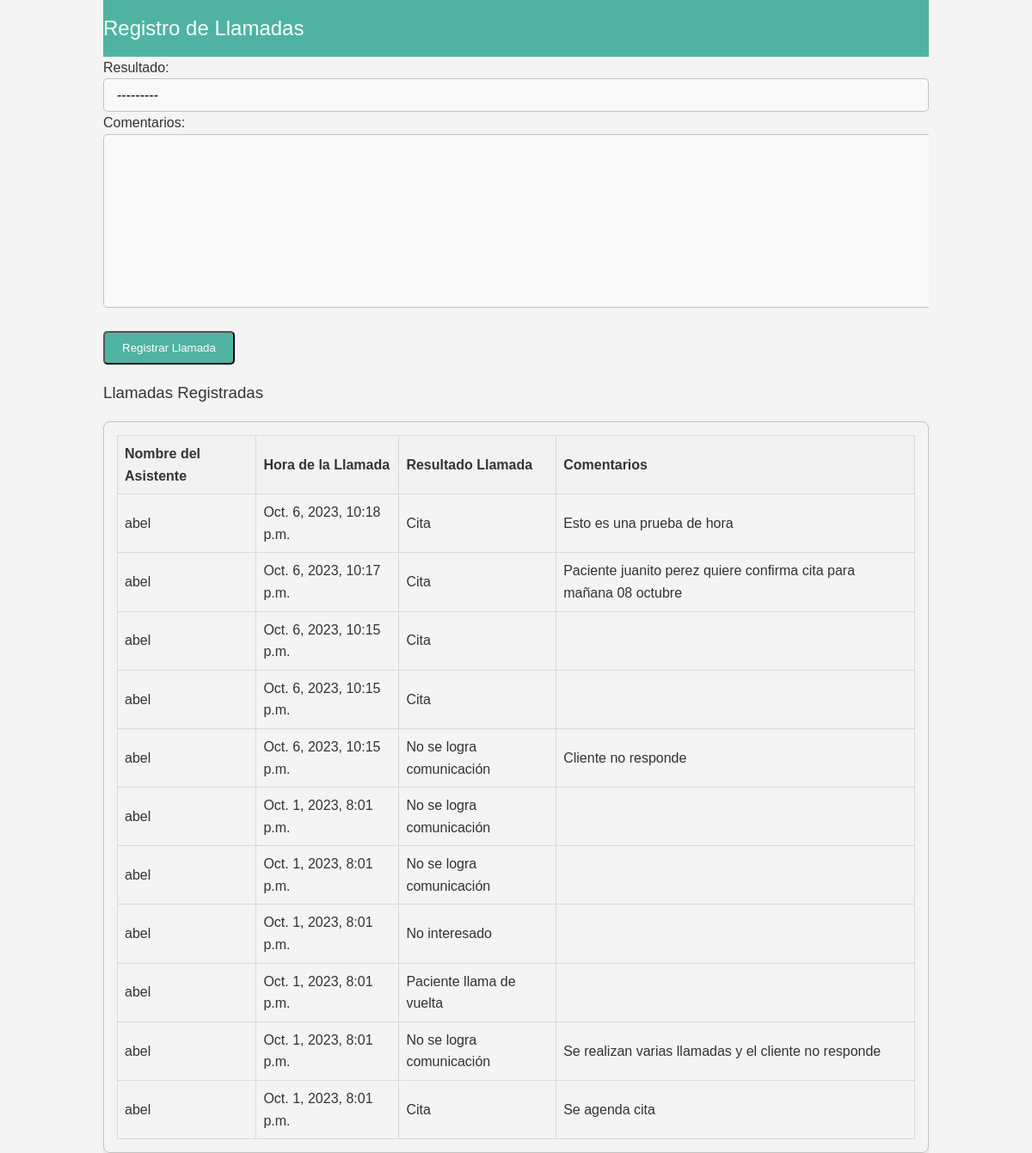
Page /registro_llamadas/ (signed in) on the earlier database version.
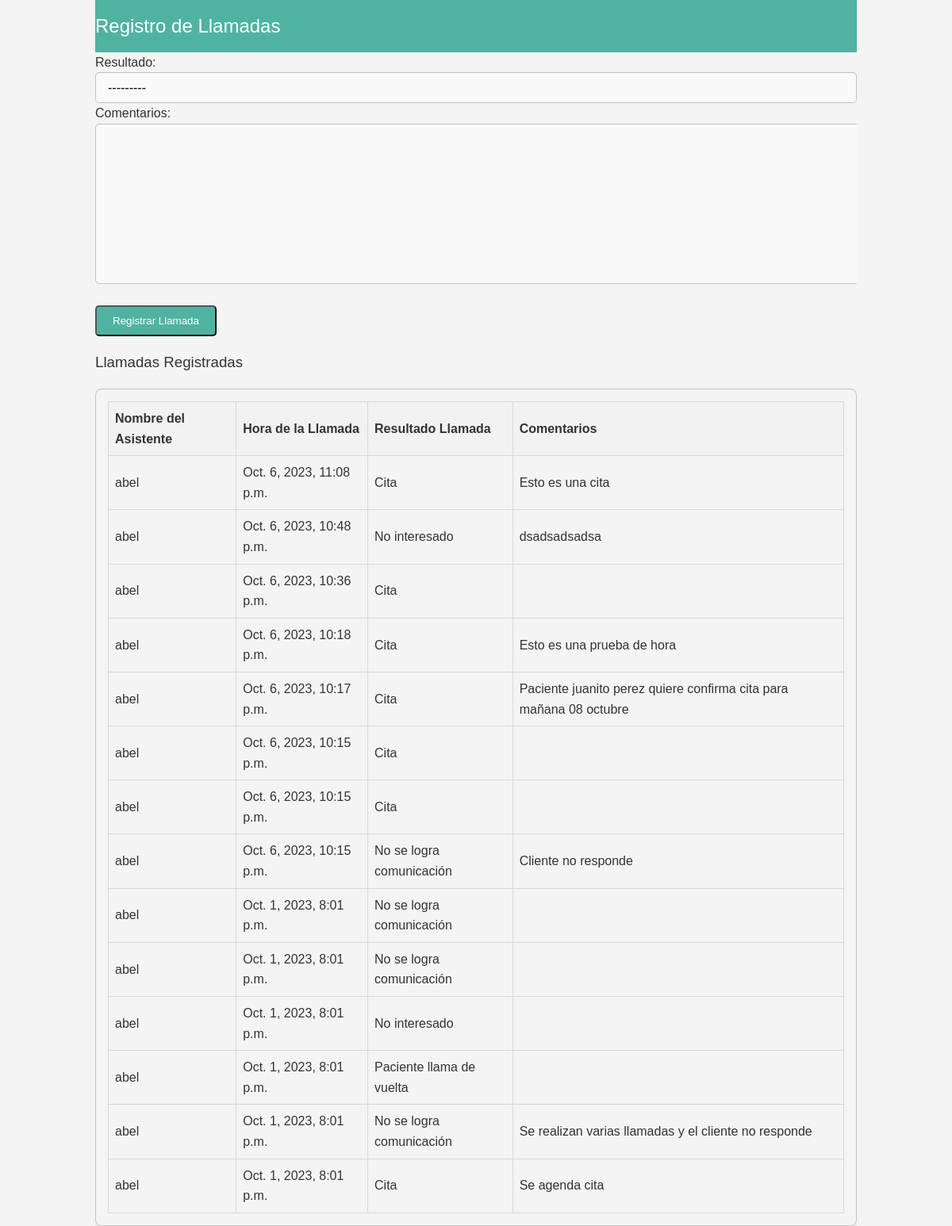
Same page on the later database version.
### llamadas/models.py (models this page shows)
class Llamada(models.Model):
    OPCIONES_RESULTADO = [
        ('cita', 'Cita'),
        ('nocom', 'No se logra comunicación'),
        ('noint', 'No interesado'),
        ('dev', 'Paciente llama de vuelta'),
    ]
    asistente = models.ForeignKey(User, on_delete=models.CASCADE)
    hora = models.DateTimeField(auto_now_add=True)
    resultado = models.CharField(max_length=5, choices=OPCIONES_RESULTADO)
    comentarios = models.TextField(blank=True)

### llamadas/views.py (the view)
# urls.py: path('registro_llamadas/', views.registro_llamadas_view, name='registro_llamadas'),
@login_required
def registro_llamadas_view(request):
    if request.method == 'POST':
        form = LlamadaForm(request.POST)
        if form.is_valid():
            llamada = form.save(commit=False)
            llamada.asistente = request.user
            llamada.save()
            return redirect('registro_llamadas')
    else:
        form = LlamadaForm()
    llamadas = Llamada.objects.filter(asistente=request.user).order_by('-hora')
    return render(request, 'llamadas/registro_llamadas.html', {'form': form, 'llamadas': llamadas})

### llamadas/forms.py
class LlamadaForm(forms.ModelForm):
    class Meta:
        model = Llamada
        fields = ['resultado', 'comentarios']

### llamadas/templates/llamadas/registro_llamadas.html (shortened to what this page needs)
{% load static %}
<!DOCTYPE html>
<html lang="en">
<head>
    <link rel="stylesheet" type="text/css" href="{% static 'styles.css' %}">
</head>
<body>
    <div class="container">
        <header>
            <h2>Registro de Llamadas</h2>
        </header>
        <form method="post">
            {{ form.as_p }}
            <button type="submit" class="button">Registrar Llamada</button>
        </form>
        <div class="fade-in">
            <h3>Llamadas Registradas</h3>
            <div class="table-container">
                <table>
                    <tr>
                        <th>Nombre del Asistente</th>
                        <th>Hora de la Llamada</th>
                        <th>Resultado Llamada</th>
                        <th>Comentarios</th>
                    </tr>
                    {% for llamada in llamadas %}
                        <tr>
                            <td>{{ llamada.asistente }}</td>
                            <td>{{ llamada.hora }}</td>
                            <td>{{ llamada.get_resultado_display }}</td>
                            <td>{{ llamada.comentarios }}</td>
                        </tr>
                    {% endfor %}
                </table>
            </div>
        </div>
    </div>
</body>
</html>

Differences in the rows shown:
added Llamada: asistente "abel", hora "Oct. 6, 2023, 11:08 p.m.", resultado "Cita", comentarios "Esto es una cita"
added Llamada: asistente "abel", hora "Oct. 6, 2023, 10:48 p.m.", resultado "No interesado", comentarios "dsadsadsadsa"
added Llamada: asistente "abel", hora "Oct. 6, 2023, 10:36 p.m.", resultado "Cita"
